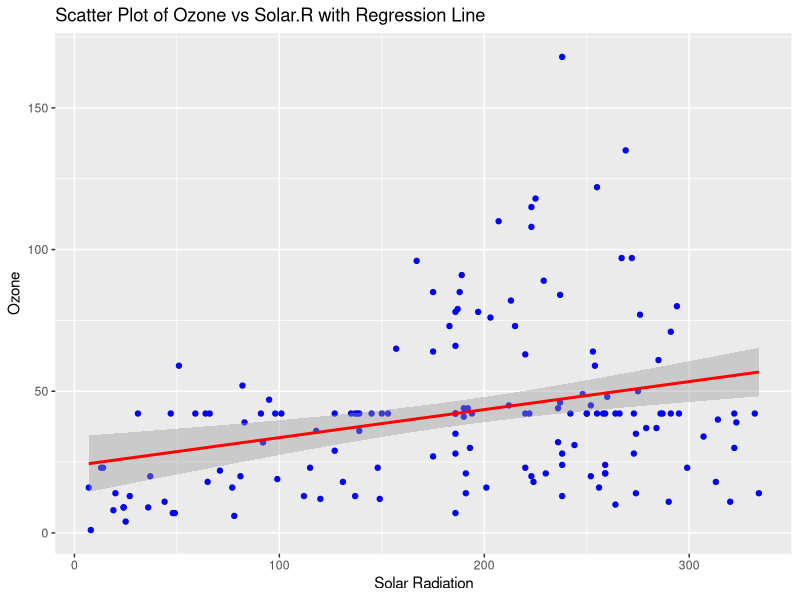

R code for this plot:
library(ggplot2)

data("airquality")
missing_summary <- sapply(airquality, function(x) sum(is.na(x)))
print(missing_summary)
threshold <- 0.1 * nrow(airquality)
cleaned_data <- airquality
cleaned_data <- cleaned_data[complete.cases(cleaned_data) | 
                               rowSums(is.na(cleaned_data)) <= threshold, ]

for (col in names(cleaned_data)) {
  if (any(is.na(cleaned_data[[col]]))) {
    mean_value <- mean(cleaned_data[[col]], na.rm = TRUE)
    cleaned_data[[col]][is.na(cleaned_data[[col]])] <- mean_value
  }
}
model <- lm(Ozone ~ Solar.R, data = cleaned_data)
summary(model)  
ggplot(cleaned_data, aes(x = Solar.R, y = Ozone)) +
  geom_point(color = "blue") +
  geom_smooth(method = "lm", color = "red") +
  ggtitle("Scatter Plot of Ozone vs Solar.R with Regression Line") +
  xlab("Solar Radiation") +
  ylab("Ozone")
